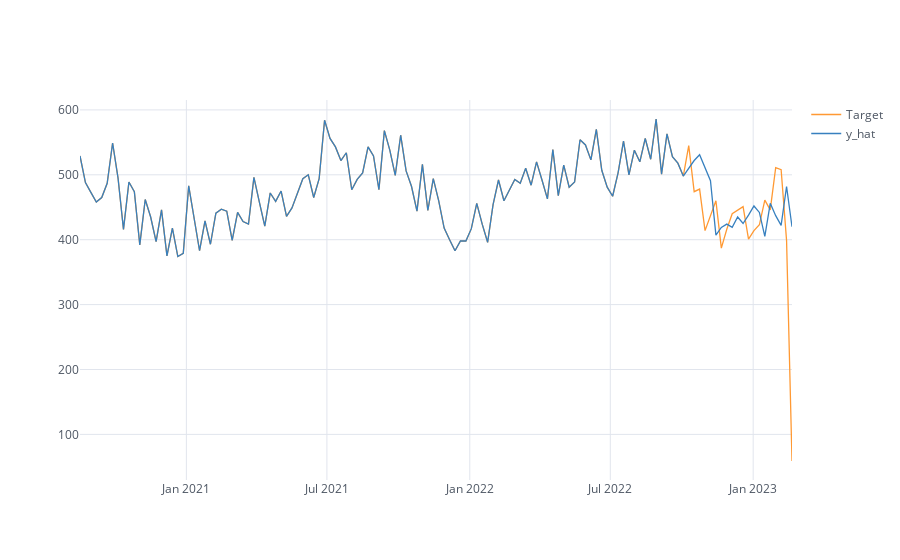
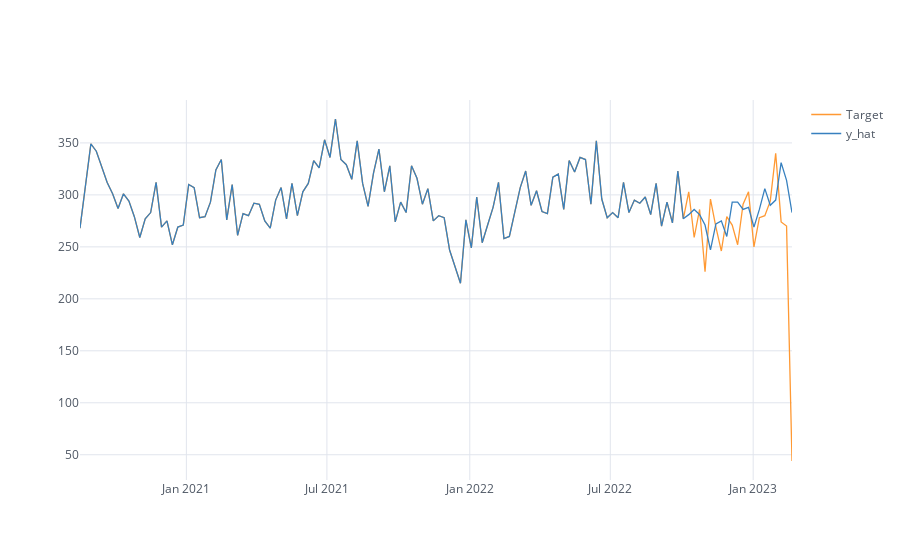
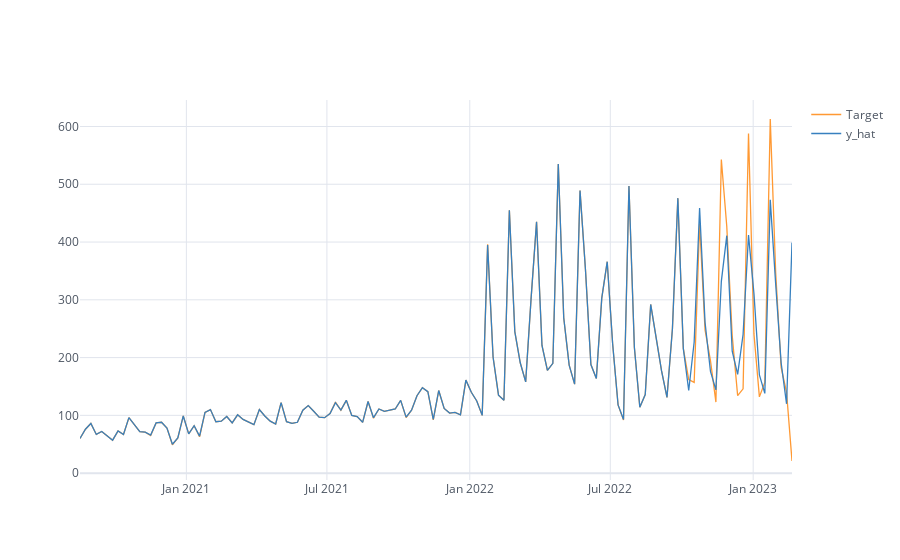
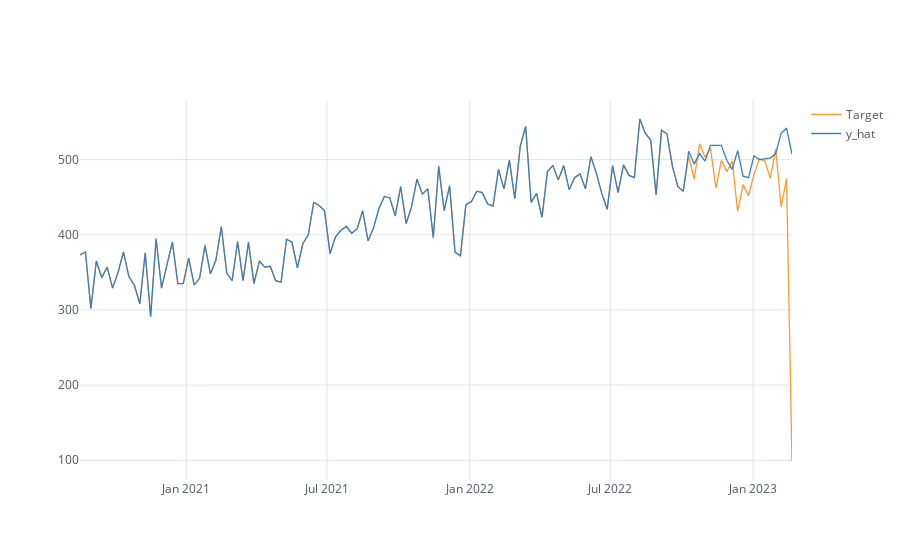

The code cell stored with these charts, in order, in its notebook:
### Code cell
for zone in range(5):
    for crime in range(100,105):
        column= "Crimes_Z"+str(zone)+"T"+str(crime)
        df= dc[column].copy()
        X_train, X_test, y_train, y_test = train_test_split(df.drop(['date','Target'],axis=1).to_numpy(),df[['Target']].to_numpy(), shuffle=False,test_size=.15)
        sc = MinMaxScaler()
        sc2 = MinMaxScaler()
        sc.fit(X_train)
        sc2.fit(y_train)
        pd.to_pickle(sc,'NewModels/Semana/sc_x_'+str(zone)+'_'+str(crime)+'.pkl')
        pd.to_pickle(sc2,'NewModels/Semana/sc_y_'+str(zone)+'_'+str(crime)+'.pkl')
        X_train, X_test = [sc.transform(x) for x in [X_train, X_test]]
        y_train, y_test= sc2.transform(y_train),sc2.transform(y_test)
        X_train = X_train.reshape(-1,X_train.shape[1])
        X_test = X_test.reshape(-1,X_test.shape[1])
        
        model = XGBRegressor()
        model.fit(X_train, y_train)
        
        df["y_hat"] = sc2.inverse_transform(model.predict(sc.transform(df.drop(['date','Target'],axis=1).to_numpy())).reshape(-1,1)).round(0) 
        temp2=df[["date",'Target','y_hat']]
        temp2.set_index("date").iplot()
        
        y_pred = sc2.inverse_transform((model.predict(X_test)).reshape(-1,1))
        
        rmse = np.sqrt(mean_squared_error(sc2.inverse_transform(y_test.reshape(-1,1)), y_pred))
        print(f'RMSE zone {str(zone)} delito {str(crime)}: {rmse}')
        
        with open('NewModels/XGBoost/modeloSem_'+str(zone)+'_'+str(crime)+'.pkl', 'wb') as file:
            pickle.dump(model, file)

### Figure 1 — Plotly figure (JSON) as saved in the notebook; plotly's stock layout.template omitted (floating-point values rounded to 4 significant figures; data arrays with more than 128 entries replaced by an {"elided": "..."} marker saying what was removed)
{"data": [{"line": {"color": "rgba(255, 153, 51, 1.0)", "dash": "solid", "shape": "linear", "width": 1.3}, "mode": "lines", "name": "Target", "text": "", "type": "scatter", "x": {"elided": "132 str values"}, "y": {"elided": "132 int values"}}, {"line": {"color": "rgba(55, 128, 191, 1.0)", "dash": "solid", "shape": "linear", "width": 1.3}, "mode": "lines", "name": "y_hat", "text": "", "type": "scatter", "x": {"elided": "132 str values"}, "y": {"elided": "132 int values"}}], "layout": {"autosize": true, "legend": {"bgcolor": "#FFFFFF", "font": {"color": "#4D5663"}}, "paper_bgcolor": "#FFFFFF", "plot_bgcolor": "#FFFFFF", "title": {"font": {"color": "#4D5663"}}, "xaxis": {"autorange": true, "gridcolor": "#E1E5ED", "range": ["2020-08-17", "2023-02-20"], "showgrid": true, "tickfont": {"color": "#4D5663"}, "title": {"font": {"color": "#4D5663"}, "text": ""}, "type": "date", "zerolinecolor": "#E1E5ED"}, "yaxis": {"autorange": true, "gridcolor": "#E1E5ED", "range": [29.72, 615.3], "showgrid": true, "tickfont": {"color": "#4D5663"}, "title": {"font": {"color": "#4D5663"}, "text": ""}, "type": "linear", "zerolinecolor": "#E1E5ED"}}}

### Figure 2 — Plotly figure (JSON) as saved in the notebook; plotly's stock layout.template omitted (floating-point values rounded to 4 significant figures; data arrays with more than 128 entries replaced by an {"elided": "..."} marker saying what was removed)
{"data": [{"line": {"color": "rgba(255, 153, 51, 1.0)", "dash": "solid", "shape": "linear", "width": 1.3}, "mode": "lines", "name": "Target", "text": "", "type": "scatter", "x": {"elided": "132 str values"}, "y": {"elided": "132 int values"}}, {"line": {"color": "rgba(55, 128, 191, 1.0)", "dash": "solid", "shape": "linear", "width": 1.3}, "mode": "lines", "name": "y_hat", "text": "", "type": "scatter", "x": {"elided": "132 str values"}, "y": {"elided": "132 int values"}}], "layout": {"autosize": true, "legend": {"bgcolor": "#FFFFFF", "font": {"color": "#4D5663"}}, "paper_bgcolor": "#FFFFFF", "plot_bgcolor": "#FFFFFF", "title": {"font": {"color": "#4D5663"}}, "xaxis": {"autorange": true, "gridcolor": "#E1E5ED", "range": ["2020-08-17", "2023-02-20"], "showgrid": true, "tickfont": {"color": "#4D5663"}, "title": {"font": {"color": "#4D5663"}, "text": ""}, "type": "date", "zerolinecolor": "#E1E5ED"}, "yaxis": {"autorange": true, "gridcolor": "#E1E5ED", "range": [25.72, 391.3], "showgrid": true, "tickfont": {"color": "#4D5663"}, "title": {"font": {"color": "#4D5663"}, "text": ""}, "type": "linear", "zerolinecolor": "#E1E5ED"}}}

### Figure 3 — Plotly figure (JSON) as saved in the notebook; plotly's stock layout.template omitted (floating-point values rounded to 4 significant figures; data arrays with more than 128 entries replaced by an {"elided": "..."} marker saying what was removed)
{"data": [{"line": {"color": "rgba(255, 153, 51, 1.0)", "dash": "solid", "shape": "linear", "width": 1.3}, "mode": "lines", "name": "Target", "text": "", "type": "scatter", "x": {"elided": "132 str values"}, "y": {"elided": "132 int values"}}, {"line": {"color": "rgba(55, 128, 191, 1.0)", "dash": "solid", "shape": "linear", "width": 1.3}, "mode": "lines", "name": "y_hat", "text": "", "type": "scatter", "x": {"elided": "132 str values"}, "y": {"elided": "132 int values"}}], "layout": {"autosize": true, "legend": {"bgcolor": "#FFFFFF", "font": {"color": "#4D5663"}}, "paper_bgcolor": "#FFFFFF", "plot_bgcolor": "#FFFFFF", "title": {"font": {"color": "#4D5663"}}, "xaxis": {"autorange": true, "gridcolor": "#E1E5ED", "range": ["2020-08-17", "2023-02-20"], "showgrid": true, "tickfont": {"color": "#4D5663"}, "title": {"font": {"color": "#4D5663"}, "text": ""}, "type": "date", "zerolinecolor": "#E1E5ED"}, "yaxis": {"autorange": true, "gridcolor": "#E1E5ED", "range": [-11.89, 645.9], "showgrid": true, "tickfont": {"color": "#4D5663"}, "title": {"font": {"color": "#4D5663"}, "text": ""}, "type": "linear", "zerolinecolor": "#E1E5ED"}}}

### Figure 4 — Plotly figure (JSON) as saved in the notebook; plotly's stock layout.template omitted (floating-point values rounded to 4 significant figures; data arrays with more than 128 entries replaced by an {"elided": "..."} marker saying what was removed)
{"data": [{"line": {"color": "rgba(255, 153, 51, 1.0)", "dash": "solid", "shape": "linear", "width": 1.3}, "mode": "lines", "name": "Target", "text": "", "type": "scatter", "x": {"elided": "132 str values"}, "y": {"elided": "132 int values"}}, {"line": {"color": "rgba(55, 128, 191, 1.0)", "dash": "solid", "shape": "linear", "width": 1.3}, "mode": "lines", "name": "y_hat", "text": "", "type": "scatter", "x": {"elided": "132 str values"}, "y": {"elided": "132 int values"}}], "layout": {"autosize": true, "legend": {"bgcolor": "#FFFFFF", "font": {"color": "#4D5663"}}, "paper_bgcolor": "#FFFFFF", "plot_bgcolor": "#FFFFFF", "title": {"font": {"color": "#4D5663"}}, "xaxis": {"autorange": true, "gridcolor": "#E1E5ED", "range": ["2020-08-17", "2023-02-20"], "showgrid": true, "tickfont": {"color": "#4D5663"}, "title": {"font": {"color": "#4D5663"}, "text": ""}, "type": "date", "zerolinecolor": "#E1E5ED"}, "yaxis": {"autorange": true, "gridcolor": "#E1E5ED", "range": [73.72, 579.3], "showgrid": true, "tickfont": {"color": "#4D5663"}, "title": {"font": {"color": "#4D5663"}, "text": ""}, "type": "linear", "zerolinecolor": "#E1E5ED"}}}
